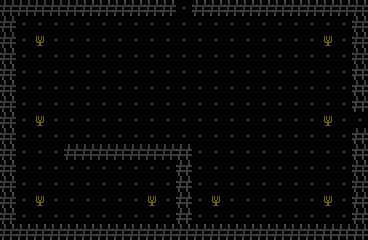

This game map was drawn from its Tiled (.tmx) file and the tilesets committed beside it. A one-line description and the trimmed map source follow:
An orthogonal 23x15 tile map with 16x16 px tiles, 1 tile layer (Capa de patrones 1) and 14 objects.

<map version="1.10" tiledversion="1.12.2" orientation="orthogonal" renderorder="right-down" width="23" height="15" tilewidth="16" tileheight="16" infinite="0" nextlayerid="4" nextobjectid="47">
 <tileset firstgid="1" name="tileset" tilewidth="16" tileheight="16" tilecount="64" columns="8">
  <image source="../tileset/tileset.png" width="128" height="128" />
 </tileset>
 <layer id="1" name="Capa de patrones 1" width="23" height="15">
  <data>[345 cells, 345 non-empty, 6 distinct tile ids]</data>
 </layer>
 <objectgroup id="3" name="spawnEnemigo">
  <object id="37" x="208" y="160" width="16" height="16" />
  <object id="38" x="304" y="160" width="16" height="16" />
  <object id="39" x="32" y="160" width="16" height="16" />
  <object id="40" x="32" y="48" width="16" height="16" />
  <object id="42" x="304" y="48" width="16" height="16" />
  <object id="46" x="144" y="176" width="16" height="16" />
 </objectgroup>
 <objectgroup id="2" name="colisiones">
  <object id="28" x="0" y="0" width="176" height="16" />
  <object id="29" x="192" y="0" width="176" height="16" />
  <object id="30" x="352" y="16" width="16" height="96" />
  <object id="31" x="352" y="128" width="16" height="112" />
  <object id="32" x="0" y="224" width="352" height="16" />
  <object id="33" x="0" y="16" width="16" height="208" />
  <object id="44" x="64" y="144" width="128" height="16" />
  <object id="45" x="176" y="160" width="16" height="64" />
 </objectgroup>
</map>
